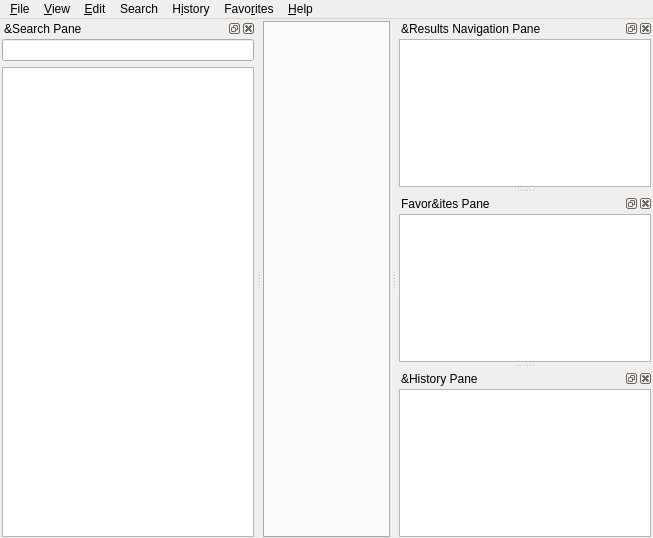
<?xml version="1.0" encoding="UTF-8"?>
<ui version="4.0">
 <class>MainWindow</class>
 <widget class="QMainWindow" name="MainWindow">
  <property name="geometry">
   <rect>
    <x>0</x>
    <y>0</y>
    <width>653</width>
    <height>538</height>
   </rect>
  </property>
  <property name="windowTitle">
   <string notr="true">MicroDict</string>
  </property>
  <widget class="QWidget" name="centralWidget">
   <layout class="QHBoxLayout" name="horizontalLayout_2">
    <property name="leftMargin">
     <number>1</number>
    </property>
    <property name="topMargin">
     <number>2</number>
    </property>
    <property name="rightMargin">
     <number>1</number>
    </property>
    <property name="bottomMargin">
     <number>0</number>
    </property>
    <item>
     <widget class="MainTabWidget" name="tabWidget">
      <property name="currentIndex">
       <number>0</number>
      </property>
      <property name="iconSize">
       <size>
        <width>16</width>
        <height>16</height>
       </size>
      </property>
      <property name="elideMode">
       <enum>Qt::ElideRight</enum>
      </property>
     </widget>
    </item>
   </layout>
  </widget>
  <widget class="QMenuBar" name="menubar">
   <property name="geometry">
    <rect>
     <x>0</x>
     <y>0</y>
     <width>653</width>
     <height>21</height>
    </rect>
   </property>
   <widget class="QMenu" name="menuFile">
    <property name="title">
     <string>&amp;File</string>
    </property>
    <addaction name="newTab"/>
    <addaction name="separator"/>
    <addaction name="saveArticle"/>
    <addaction name="separator"/>
    <addaction name="rescanFiles"/>
    <addaction name="separator"/>
    <addaction name="actionCloseToTray"/>
    <addaction name="quit"/>
   </widget>
   <widget class="QMenu" name="menu_Edit">
    <property name="title">
     <string>&amp;Edit</string>
    </property>
    <addaction name="dictionaries"/>
    <addaction name="preferences"/>
   </widget>
   <widget class="QMenu" name="menu_Help">
    <property name="title">
     <string>&amp;Help</string>
    </property>
    <addaction name="showReference"/>
    <addaction name="separator"/>
    <addaction name="visitHomepage"/>
    <addaction name="visitForum"/>
    <addaction name="separator"/>
    <addaction name="openConfigFolder"/>
    <addaction name="separator"/>
    <addaction name="about"/>
   </widget>
   <widget class="QMenu" name="menuView">
    <property name="title">
     <string>&amp;View</string>
    </property>
    <widget class="QMenu" name="menuZoom">
     <property name="title">
      <string>&amp;Zoom</string>
     </property>
    </widget>
    <addaction name="menuZoom"/>
   </widget>
   <widget class="QMenu" name="menuHistory">
    <property name="title">
     <string>H&amp;istory</string>
    </property>
    <addaction name="showHideHistory"/>
    <addaction name="exportHistory"/>
    <addaction name="importHistory"/>
    <addaction name="separator"/>
    <addaction name="clearHistory"/>
   </widget>
   <widget class="QMenu" name="menuSearch">
    <property name="title">
     <string>Search</string>
    </property>
    <addaction name="searchInPageAction"/>
    <addaction name="fullTextSearchAction"/>
   </widget>
   <widget class="QMenu" name="menuFavorites">
    <property name="title">
     <string>Favo&amp;rites</string>
    </property>
    <addaction name="showHideFavorites"/>
    <addaction name="exportFavorites"/>
    <addaction name="importFavorites"/>
    <addaction name="separator"/>
    <addaction name="actionAddToFavorites"/>
    <addaction name="separator"/>
    <addaction name="clearFavorites"/>
   </widget>
   <addaction name="menuFile"/>
   <addaction name="menuView"/>
   <addaction name="menu_Edit"/>
   <addaction name="menuSearch"/>
   <addaction name="menuHistory"/>
   <addaction name="menuFavorites"/>
   <addaction name="menu_Help"/>
  </widget>
  <widget class="QDockWidget" name="searchPane">
   <property name="windowTitle">
    <string>&amp;Search Pane</string>
   </property>
   <attribute name="dockWidgetArea">
    <number>1</number>
   </attribute>
   <widget class="SearchPaneWidget" name="searchPaneWidget">
    <property name="sizePolicy">
     <sizepolicy hsizetype="Preferred" vsizetype="Preferred">
      <horstretch>0</horstretch>
      <verstretch>0</verstretch>
     </sizepolicy>
    </property>
    <layout class="QVBoxLayout" name="verticalLayout">
     <property name="leftMargin">
      <number>2</number>
     </property>
     <property name="topMargin">
      <number>1</number>
     </property>
     <property name="rightMargin">
      <number>2</number>
     </property>
     <property name="bottomMargin">
      <number>1</number>
     </property>
     <item>
      <widget class="QLineEdit" name="translateLine">
       <property name="frame">
        <bool>true</bool>
       </property>
      </widget>
     </item>
     <item>
      <widget class="QListWidget" name="wordList"/>
     </item>
    </layout>
   </widget>
  </widget>
  <widget class="QDockWidget" name="dictsPane">
   <property name="windowTitle">
    <string>&amp;Results Navigation Pane</string>
   </property>
   <attribute name="dockWidgetArea">
    <number>2</number>
   </attribute>
   <widget class="DictsPaneWidget" name="dictsPaneWidget">
    <layout class="QVBoxLayout" name="verticalLayout_2">
     <property name="leftMargin">
      <number>2</number>
     </property>
     <property name="topMargin">
      <number>1</number>
     </property>
     <property name="rightMargin">
      <number>2</number>
     </property>
     <property name="bottomMargin">
      <number>1</number>
     </property>
     <item>
      <widget class="QListWidget" name="dictsList"/>
     </item>
    </layout>
   </widget>
  </widget>
  <widget class="QDockWidget" name="favoritesPane">
   <property name="windowTitle">
    <string>Favor&amp;ites Pane</string>
   </property>
   <attribute name="dockWidgetArea">
    <number>2</number>
   </attribute>
   <widget class="FavoritesPaneWidget" name="favoritesPaneWidget">
    <layout class="QVBoxLayout" name="verticalLayout_3">
     <property name="leftMargin">
      <number>2</number>
     </property>
     <property name="topMargin">
      <number>1</number>
     </property>
     <property name="rightMargin">
      <number>2</number>
     </property>
     <property name="bottomMargin">
      <number>1</number>
     </property>
     <item>
      <widget class="QTreeView" name="favoritesTree"/>
     </item>
    </layout>
   </widget>
  </widget>
  <widget class="QDockWidget" name="historyPane">
   <property name="windowTitle">
    <string>&amp;History Pane</string>
   </property>
   <attribute name="dockWidgetArea">
    <number>2</number>
   </attribute>
   <widget class="HistoryPaneWidget" name="historyPaneWidget">
    <layout class="QVBoxLayout" name="verticalLayout_4">
     <property name="spacing">
      <number>2</number>
     </property>
     <property name="leftMargin">
      <number>2</number>
     </property>
     <property name="topMargin">
      <number>1</number>
     </property>
     <property name="rightMargin">
      <number>2</number>
     </property>
     <property name="bottomMargin">
      <number>1</number>
     </property>
     <item>
      <widget class="QListView" name="historyList"/>
     </item>
    </layout>
   </widget>
  </widget>
  <action name="dictionaries">
   <property name="icon">
    <iconset resource="../../resources.qrc">
     <normaloff>:/icons/book.svg</normaloff>:/icons/book.svg</iconset>
   </property>
   <property name="text">
    <string>&amp;Dictionaries...</string>
   </property>
   <property name="shortcut">
    <string notr="true">F3</string>
   </property>
   <property name="menuRole">
    <enum>QAction::NoRole</enum>
   </property>
  </action>
  <action name="preferences">
   <property name="icon">
    <iconset resource="../../resources.qrc">
     <normaloff>:/icons/configure.svg</normaloff>:/icons/configure.svg</iconset>
   </property>
   <property name="text">
    <string>&amp;Preferences...</string>
   </property>
   <property name="shortcut">
    <string notr="true">F4</string>
   </property>
   <property name="menuRole">
    <enum>QAction::PreferencesRole</enum>
   </property>
  </action>
  <action name="visitHomepage">
   <property name="text">
    <string>&amp;Homepage</string>
   </property>
   <property name="menuRole">
    <enum>QAction::NoRole</enum>
   </property>
  </action>
  <action name="about">
   <property name="text">
    <string>&amp;About</string>
   </property>
   <property name="toolTip">
    <string>About MicroDict</string>
   </property>
   <property name="menuRole">
    <enum>QAction::AboutRole</enum>
   </property>
  </action>
  <action name="quit">
   <property name="text">
    <string>&amp;Quit</string>
   </property>
   <property name="toolTip">
    <string>Quit from application</string>
   </property>
   <property name="shortcut">
    <string notr="true">Ctrl+Q</string>
   </property>
   <property name="menuRole">
    <enum>QAction::QuitRole</enum>
   </property>
  </action>
  <action name="visitForum">
   <property name="text">
    <string>&amp;Forum</string>
   </property>
   <property name="menuRole">
    <enum>QAction::NoRole</enum>
   </property>
  </action>
  <action name="actionCloseToTray">
   <property name="text">
    <string>&amp;Close To Tray</string>
   </property>
   <property name="toolTip">
    <string>Minimizes the window to tray</string>
   </property>
   <property name="shortcut">
    <string notr="true">Ctrl+F4</string>
   </property>
   <property name="menuRole">
    <enum>QAction::NoRole</enum>
   </property>
  </action>
  <action name="saveArticle">
   <property name="icon">
    <iconset>
     <normalon>:/icons/filesave.png</normalon>
    </iconset>
   </property>
   <property name="text">
    <string>&amp;Save Article</string>
   </property>
   <property name="toolTip">
    <string>Save Article</string>
   </property>
   <property name="shortcut">
    <string notr="true">F2</string>
   </property>
   <property name="menuRole">
    <enum>QAction::NoRole</enum>
   </property>
  </action>
  <action name="rescanFiles">
   <property name="text">
    <string>&amp;Rescan Files</string>
   </property>
   <property name="shortcut">
    <string notr="true">Ctrl+F5</string>
   </property>
   <property name="menuRole">
    <enum>QAction::NoRole</enum>
   </property>
  </action>
  <action name="clearHistory">
   <property name="text">
    <string>&amp;Clear</string>
   </property>
   <property name="menuRole">
    <enum>QAction::NoRole</enum>
   </property>
  </action>
  <action name="newTab">
   <property name="icon">
    <iconset resource="../../resources.qrc">
     <normaloff>:/icons/addtab.svg</normaloff>:/icons/addtab.svg</iconset>
   </property>
   <property name="text">
    <string>&amp;New Tab</string>
   </property>
   <property name="shortcut">
    <string notr="true">Ctrl+T</string>
   </property>
   <property name="shortcutContext">
    <enum>Qt::WidgetShortcut</enum>
   </property>
   <property name="menuRole">
    <enum>QAction::NoRole</enum>
   </property>
  </action>
  <action name="openConfigFolder">
   <property name="text">
    <string>&amp;Configuration Folder</string>
   </property>
   <property name="shortcut">
    <string notr="true">F11</string>
   </property>
   <property name="menuRole">
    <enum>QAction::NoRole</enum>
   </property>
  </action>
  <action name="showHideHistory">
   <property name="text">
    <string>&amp;Show</string>
   </property>
   <property name="shortcut">
    <string>Ctrl+H</string>
   </property>
   <property name="menuRole">
    <enum>QAction::NoRole</enum>
   </property>
  </action>
  <action name="exportHistory">
   <property name="text">
    <string>&amp;Export</string>
   </property>
   <property name="menuRole">
    <enum>QAction::NoRole</enum>
   </property>
  </action>
  <action name="importHistory">
   <property name="text">
    <string>&amp;Import</string>
   </property>
   <property name="menuRole">
    <enum>QAction::NoRole</enum>
   </property>
  </action>
  <action name="alwaysOnTop">
   <property name="checkable">
    <bool>true</bool>
   </property>
   <property name="text">
    <string>&amp;Always on Top</string>
   </property>
   <property name="toolTip">
    <string>Always on Top</string>
   </property>
   <property name="shortcut">
    <string>Ctrl+O</string>
   </property>
  </action>
  <action name="searchInPageAction">
   <property name="text">
    <string>Search in page</string>
   </property>
   <property name="shortcut">
    <string notr="true">Ctrl+F</string>
   </property>
   <property name="menuRole">
    <enum>QAction::TextHeuristicRole</enum>
   </property>
  </action>
  <action name="fullTextSearchAction">
   <property name="text">
    <string>Full-text search</string>
   </property>
   <property name="shortcut">
    <string notr="true">Ctrl+Shift+F</string>
   </property>
   <property name="shortcutContext">
    <enum>Qt::WidgetWithChildrenShortcut</enum>
   </property>
   <property name="menuRole">
    <enum>QAction::TextHeuristicRole</enum>
   </property>
  </action>
  <action name="showReference">
   <property name="text">
    <string>MicroDict reference</string>
   </property>
   <property name="shortcut">
    <string notr="true">F1</string>
   </property>
  </action>
  <action name="showHideFavorites">
   <property name="text">
    <string>Show</string>
   </property>
   <property name="shortcut">
    <string notr="true">Ctrl+I</string>
   </property>
  </action>
  <action name="exportFavorites">
   <property name="text">
    <string>Export</string>
   </property>
  </action>
  <action name="importFavorites">
   <property name="text">
    <string>Import</string>
   </property>
  </action>
  <action name="actionAddToFavorites">
   <property name="text">
    <string>Add</string>
   </property>
   <property name="statusTip">
    <string>Add current tab to Favorites</string>
   </property>
   <property name="shortcut">
    <string notr="true">Ctrl+E</string>
   </property>
  </action>
  <action name="clearFavorites">
   <property name="text">
    <string>&amp;Clear</string>
   </property>
  </action>
 </widget>
 <customwidgets>
  <customwidget>
   <class>SearchPaneWidget</class>
   <extends>QWidget</extends>
   <header>searchpanewidget.hh</header>
   <container>1</container>
  </customwidget>
  <customwidget>
   <class>DictsPaneWidget</class>
   <extends>QWidget</extends>
   <header>dictspanewidget.hh</header>
   <container>1</container>
  </customwidget>
  <customwidget>
   <class>MainTabWidget</class>
   <extends>QTabWidget</extends>
   <header>maintabwidget.hh</header>
   <container>1</container>
  </customwidget>
  <customwidget>
   <class>HistoryPaneWidget</class>
   <extends>QWidget</extends>
   <header>historypanewidget.hh</header>
   <container>1</container>
  </customwidget>
  <customwidget>
   <class>FavoritesPaneWidget</class>
   <extends>QWidget</extends>
   <header>favoritespanewidget.hh</header>
   <container>1</container>
  </customwidget>
 </customwidgets>
 <tabstops>
  <tabstop>translateLine</tabstop>
  <tabstop>tabWidget</tabstop>
  <tabstop>dictsList</tabstop>
 </tabstops>
 <resources>
  <include location="../../resources.qrc"/>
 </resources>
 <connections/>
</ui>
